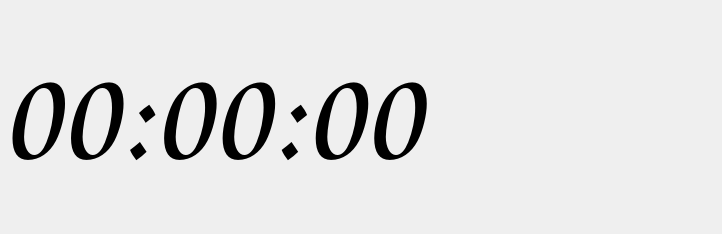
<?xml version="1.0" encoding="UTF-8"?>
<ui version="4.0">
 <class>MainWindow</class>
 <widget class="QMainWindow" name="MainWindow">
  <property name="geometry">
   <rect>
    <x>0</x>
    <y>0</y>
    <width>722</width>
    <height>234</height>
   </rect>
  </property>
  <property name="sizePolicy">
   <sizepolicy hsizetype="Preferred" vsizetype="Preferred">
    <horstretch>0</horstretch>
    <verstretch>0</verstretch>
   </sizepolicy>
  </property>
  <property name="windowTitle">
   <string>一个钟</string>
  </property>
  <property name="windowIcon">
   <iconset resource="res.qrc">
    <normaloff>:/logo/res/ico.ico</normaloff>:/logo/res/ico.ico</iconset>
  </property>
  <widget class="QWidget" name="centralwidget">
   <widget class="QLabel" name="label">
    <property name="geometry">
     <rect>
      <x>0</x>
      <y>0</y>
      <width>721</width>
      <height>232</height>
     </rect>
    </property>
    <property name="font">
     <font>
      <family>Comic Sans MS</family>
      <pointsize>100</pointsize>
      <weight>50</weight>
      <bold>false</bold>
     </font>
    </property>
    <property name="autoFillBackground">
     <bool>false</bool>
    </property>
    <property name="styleSheet">
     <string notr="true">color:black</string>
    </property>
    <property name="text">
     <string>00:00:00</string>
    </property>
   </widget>
  </widget>
 </widget>
 <resources>
  <include location="res.qrc"/>
 </resources>
 <connections/>
</ui>
